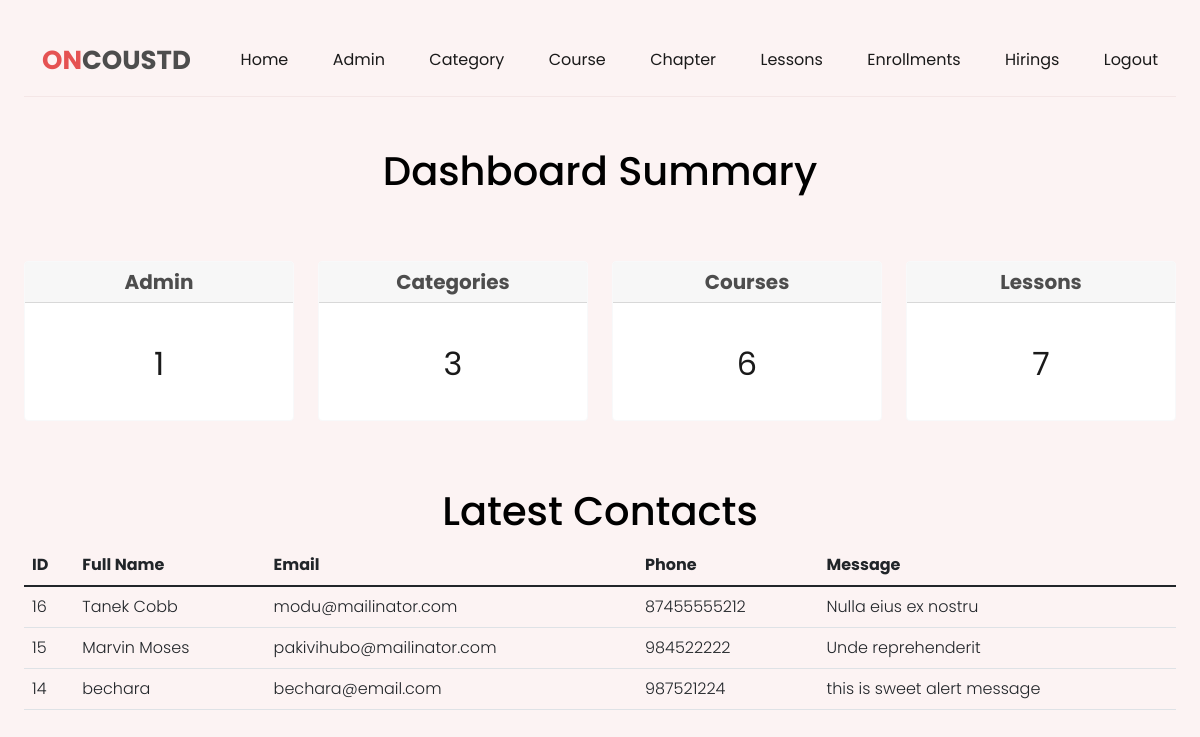
Screenshot of /admin/index.php (signed in) with the database file from the repository.
### tables this page shows
CREATE TABLE `tbl_contact` (
  `id` int(11) NOT NULL,
  `fullname` varchar(200) NOT NULL,
  `email` varchar(200) NOT NULL,
  `phone` varchar(200) NOT NULL,
  `message` varchar(200) NOT NULL
);

### admin/index.php (the view, shortened to what this page needs)
<?php include('admin-partials/header.php'); ?>
<h1 style='color: Black; margin-top:3rem'><center>Dashboard Summary</center></h1>
				<div class="row" style="margin-top:4rem;">
					<div class="col-lg-3 col-md-4 col-sm-6">
						<div class="card border-light mb-3" style="max-width: 18rem; height:10rem;">
						<?php
				$sql="Select * FROM tbl_admin";
				$res=mysqli_query($conn,$sql);
				$count=mysqli_num_rows($res);
				 ?>
  							<div class="card-header text-center h5 fw-bold">Admin</div>
  							<div class="card-body">
    							<h5 class="card-title text-center fs-2 fw-bolder p-4"><?php echo $count; ?></h5>
  							</div>
						</div>
					</div>
					<div class="col-lg-3 col-md-4 col-sm-6">
						<div class="card border-light mb-3" style="max-width: 18rem; height:10rem;">
						<?php
				$sql="Select * FROM tbl_category";
				$res=mysqli_query($conn,$sql);
				$count2=mysqli_num_rows($res);
				 ?>
  							<div class="card-header text-center h5 fw-bold">Categories</div>
  							<div class="card-body">
    							<h5 class="card-title text-center fs-2 fw-bolder p-4"> <?php echo $count2;?></h5>
  							</div>
						</div>
					</div>
					<div class="col-lg-3 col-md-4 col-sm-6">
						<div class="card border-light mb-3" style="max-width: 18rem; height:10rem;">
						<?php
				$sql="Select * FROM tbl_course";
				$res=mysqli_query($conn,$sql);
				$count3=mysqli_num_rows($res);
				 ?>
  							<div class="card-header text-center h5 fw-bold">Courses</div>
  							<div class="card-body">
    							<h5 class="card-title text-center fs-2 fw-bolder p-4"><?php echo $count3; ?></h5>
  							</div>
						</div>
					</div>
					<div class="col-lg-3 col-md-4 col-sm-6">
						<div class="card border-light mb-3" style="max-width: 18rem; height:10rem;">
						<?php
				$sql="Select * FROM tbl_lesson";
				$res=mysqli_query($conn,$sql);
				$count4=mysqli_num_rows($res);
				 ?>
  							<div class="card-header text-center h5 fw-bold">Lessons</div>
  							<div class="card-body">
    							<h5 class="card-title text-center fs-2 fw-bolder p-4"><?php echo $count4;  ?></h5>
  							</div>
						</div>
					</div>
                    <div class="container">
                    <h1 style='color: Black; margin-top:3rem'><center>Latest Contacts</center></h1>
                <table class="table">
    <thead>
      <tr>
        <th>ID</th>
        <th>Full Name</th>
        <th>Email</th>
        <th>Phone</th>
        <th>Message</th>
      </tr>
    </thead>
    <tbody>
    <?php
$sql = "SELECT * FROM tbl_contact ORDER BY id DESC LIMIT 3";
$res =  mysqli_query($conn,$sql);
$count = mysqli_num_rows($res);
if($count>0)
{
    while ($row = mysqli_fetch_assoc($res))
    {
        $id = $row['id'];
        $fullname = $row['fullname'];
        $email = $row['email'];
        $phone = $row['phone'];
        $message = $row['message'];
        ?>
      <tr>
        <td><?php echo $id; ?></td>
        <td><?php echo $fullname; ?></td>
        <td><?php echo $email; ?></td>
        <td><?php echo $phone; ?></td>
        <td><?php echo $message; ?></td>
      </tr>
      <?php
						}
					}
					else
					{
						?>
						<tr>
							<td colspan="5">No Contact Found.</td>
						</tr>
						<?php
					}
				?>
    </tbody>
  </table>
</div>

### css/admin.css (style rules this page uses)
:root { --orange: hsl(36, 80%, 50%); --white: hsl(0, 0%, 100%); --WHITE: hsl(0, 0%, 100%); --BLACK: hsl(0, 0%, 0%); --black-90: hsl(0, 0%, 10%); --black-70: hsl(0, 0%, 30%); --black-alpha-40: hsl(0, 0%, 0%, 0.4); --yellow-light: hsl(44, 95%, 83%); --green-light: hsl(158, 68%, 75%); --red-light: hsl(0, 84%, 80%); --orange-light: hsl(22, 85%, 80%); --select-box-bg-color: hsl(0, 0%, 100%); --border-color-1: hsl(0, 0%, 90%); }
body { background-color: var(--body-bg-color); font-family: 'Poppins', sans-serif; font-size: 16px; font-weight: 300; color: var(--black-70); min-height: 100vh; overflow-x: hidden; }
h1,h2,h3,h4,h5 { color: var(--black-90); line-height: 1.3; }
.text-center { text-align: center; }
table tr th { border-bottom: 1px solid black; padding: 1%; text-align: left; }
table tr td { padding: 1%; }

### css/colors/color-1.css (style rules this page uses)
:root { --hue-value-1:0; --hue-value-2:230; --main-color: hsl(var(--hue-value-1),74%, 61%); --button-hover-color: hsl(var(--hue-value-1), 57%, 53%); --body-bg-color:hsl(var(--hue-value-1), 63%, 97%); --border-color-2:hsl(var(--hue-value-1), 40%,93%); --shadow: 0 0 10px hsl(var(--hue-value-1), 40% , 90%); --body-gradient-bg-color-1: hsla(var(--hue-value-1), 100%, 50%,0.2); --body-gradient-bg-color-2: hsla(var(--hue-value-2), 100%, 50%,0.2); --decoration-bg-color-1: hsl(var(--hue-value-1), 100%, 70%); --decoration-bg-color-2: hsl(var(--hue-value-2), 100%, 70%); }

### rows the page displays
tbl_contact: id "16", fullname "Tanek Cobb", email "modu@mailinator.com", phone "87455555212", message "Nulla eius ex nostru"
tbl_contact: id "15", fullname "Marvin Moses", email "pakivihubo@mailinator.com", phone "984522222", message "Unde reprehenderit"
tbl_contact: id "14", fullname "bechara", email "bechara@email.com", phone "987521224", message "this is sweet alert message"

### other values shown
$count "1"
$count2 "3"
$count3 "6"
$count4 "7"
